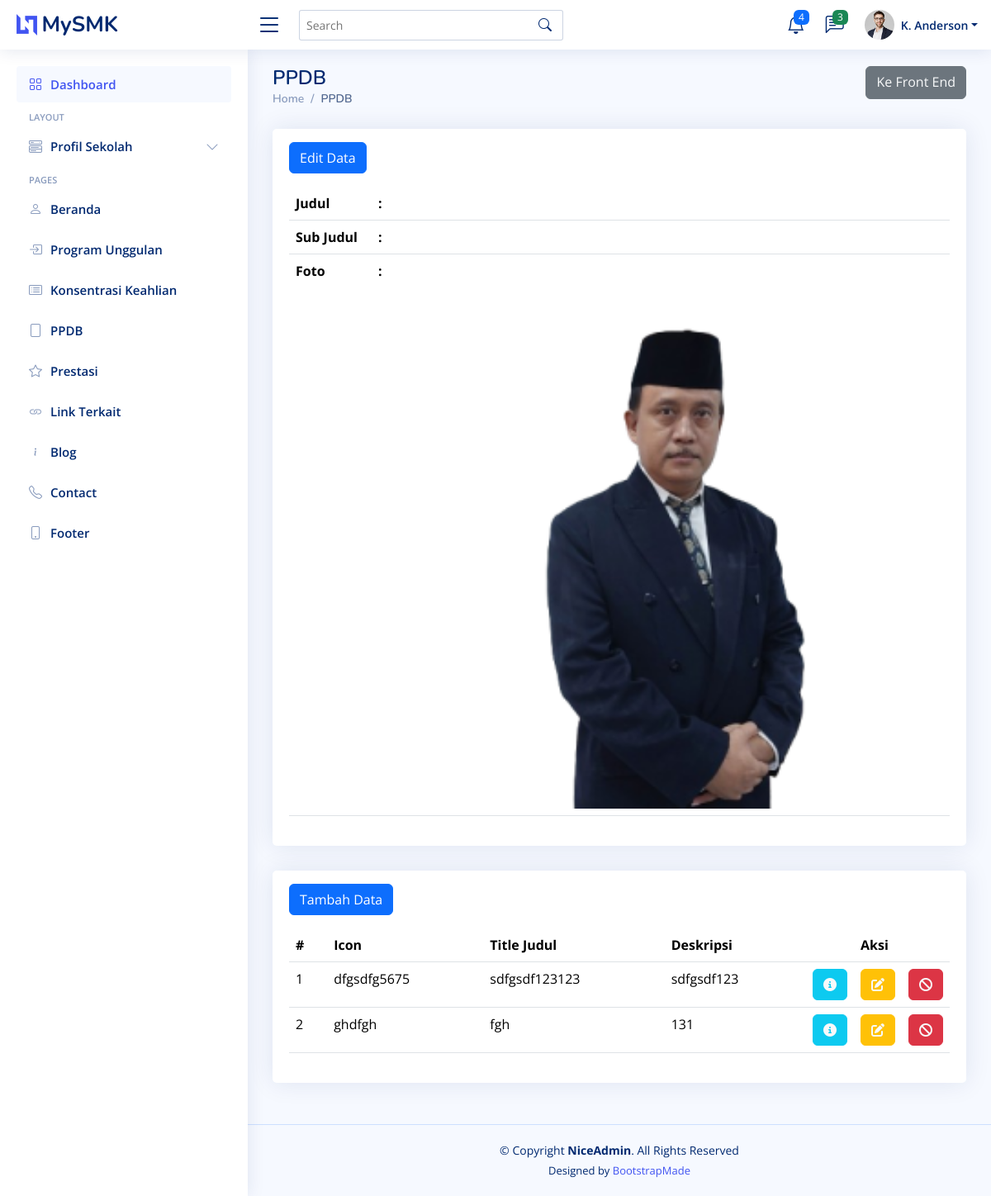
The page /backend/pages/ppdb/index.php on the database its author committed.
### tables this page shows
CREATE TABLE `tb_ppdb_title` (
  `id` int(11) NOT NULL,
  `judul` varchar(255) NOT NULL,
  `sub_judul` text NOT NULL,
  `foto` text NOT NULL
);

CREATE TABLE `tb_ppdb` (
  `id` int(11) NOT NULL,
  `icon` text NOT NULL,
  `title_judul` varchar(200) NOT NULL,
  `deskripsi` text NOT NULL
);

### backend/actions/ppdb/show_title.php (called while the page is built, shortened)
<?php
$query = "SELECT * FROM `tb_ppdb_title` LIMIT 1";
$result = $connect->query($query);
$ppdb_title = $result->fetch_object();

### backend/actions/ppdb/showAll.php (called while the page is built)
<?php
$query = "SELECT * FROM `tb_ppdb`";
$result = $connect->query($query);

### backend/pages/ppdb/index.php (the view, shortened to what this page needs)
<?php include "../../components/head.php" ?>
<body>
  <?php include "../../components/header.php" ?>
  <?php include "../../components/sidebar.php" ?>
  <?php include "../../components/breadcrumb.php" ?>
  <div class="row">
    <div class="col-12">
      <div class="card">
        <div class="card-body mt-3">
          <div class="mb-3">
            <a href="edit_title.php" class="btn btn-primary">Edit Data</a>
          </div>
          <table class="table">
            <tbody>
              <?php include "../../actions/ppdb/show_title.php" ?>
              <tr>
                <th style="width: 100px;">Judul</th>
                <th style="width: 10px;">:</th>
                <td><?= $ppdb_title->judul ?></td>
              </tr>
              <tr>
                <th>Sub Judul</th>
                <th>:</th>
                <td><?= $ppdb_title->sub_judul ?></td>
              </tr>
              <tr>
                <th>Foto</th>
                <th>:</th>
                <td><img src="../../../storages/images/ppdb_title/<?= $ppdb_title->foto ?>" alt="foto"
                    style="width: 100%;" onerror="this.style.display='none'"></td>
              </tr>
            </tbody>
          </table>
        </div>
      </div>
    </div>
    <div class="col-12">
      <div class="card">
        <div class="card-body mt-3">
          <div class="mb-3">
            <a href="create.php" class="btn btn-primary">Tambah Data</a>
          </div>
          <table class="table">
            <thead>
              <tr>
                <th>#</th>
                <th>Icon</th>
                <th>Title Judul</th>
                <th>Deskripsi</th>
                <th></th>
                <th>Aksi</th>
                <th></th>
              </tr>
            </thead>
            <tbody>
              <?php include "../../actions/ppdb/showAll.php";
              $no = 1;
              while ($item = $result->fetch_object()): ?>
                <tr>
                  <td><?= $no++ ?></td>
                  <td><?= $item->icon ?></td>
                  <td><?= $item->title_judul ?></td>
                  <td><?= $item->deskripsi ?></td>
                  <td style="width: 5%;"><a
                      href="detail.php?id=<?= $item->id ?>"
                      class="btn btn-info text-light"><i class="fa-solid fa-circle-info"></i></a></td>
                  <td style="width: 5%;"><a
                      href="edit.php?id=<?= $item->id ?>"
                      class="btn btn-warning text-light"><i class="fa-solid fa-pen-to-square"></i></a></td>
                  <td style="width: 5%;"><a
                      href="../../actions/ppdb/destroy.php?id=<?= $item->id ?>"
                      onclick="return confirm('Apakah Anda Yakin?')"
                      class="btn btn-danger text-light"><i class="fa-solid fa-ban"></i></a></td>
                </tr>
              <?php endwhile; ?>
            </tbody>
          </table>
        </div>
      </div>
    </div>
  </div>
  <?php include "../../components/footer.php" ?>
</body>
<?php include "../../components/end.php" ?>

### backend/templates/assets/css/style.css (style rules this page uses)
:root { scroll-behavior: smooth; }
body { font-family: "Open Sans", sans-serif; background: #f6f9ff; color: #444444; }
a { color: #4154f1; text-decoration: none; }
.card { margin-bottom: 30px; border: none; border-radius: 5px; box-shadow: 0px 0 30px rgba(1, 41, 112, 0.1); }
.card-body { padding: 0 20px 20px 20px; }

### rows shown on the page
tb_ppdb_title: foto (picture)
tb_ppdb: icon "dfgsdfg5675", title_judul "sdfgsdf123123", deskripsi "sdfgsdf123"
tb_ppdb: icon "ghdfgh", title_judul "fgh", deskripsi "131"

### other values the page prints
$title "PPDB"
